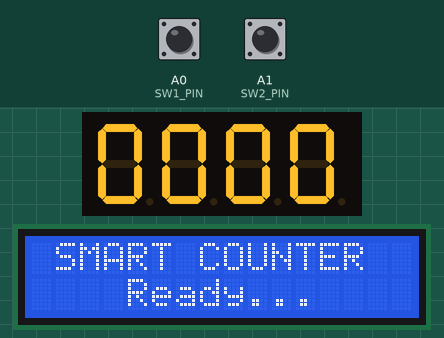
Recording of a sketch running on a simulated Arduino Uno, built with avr-gcc and run on an emulated ATmega328P. Shown: 4-digit seven-segment display, 16×2 character LCD. Wiring (inferred from the names in the program): 4-digit 7-segment display, segments lit when LOW: segments pin 2, pin 3, pin 4, pin 5, pin 6, pin 7, pin 8, pin 9; digit selects pin 10, pin 11, pin 12, pin 13. The inputs (shaded band) are chosen by the test bench; at power-on: A1 (SW2_PIN) HIGH, A0 (SW1_PIN) HIGH. The segment pins are drawn as the display they are named for.

Above: at 2.0 s.
2.1 s: A1 (SW2_PIN) pulled LOW for 0.15 s
At 2.6 s:
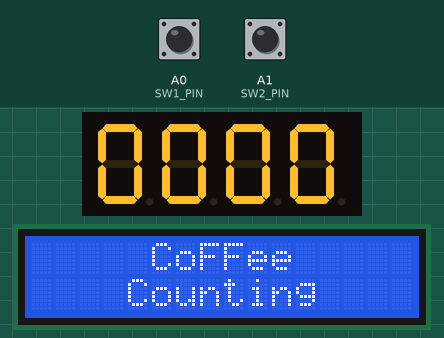
5.2 s: A0 (SW1_PIN) pulled LOW for 0.15 s
At 6.0 s:
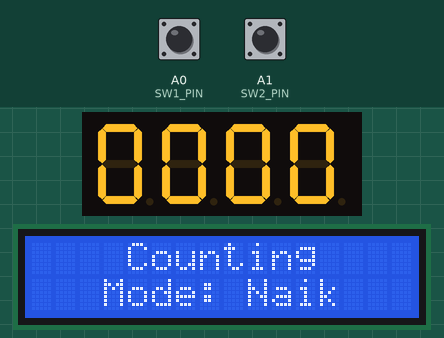
8.3 s: A1 (SW2_PIN) pulled LOW for 1 s
At 9.8 s:
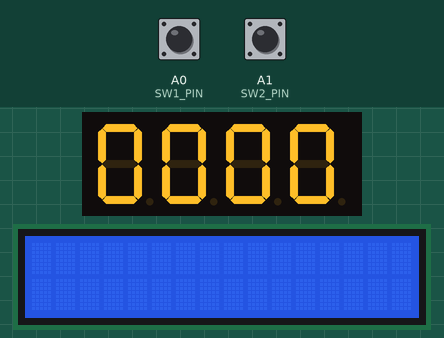
9.9 s: A0 (SW1_PIN) pulled LOW for 1 s
At 11.6 s:
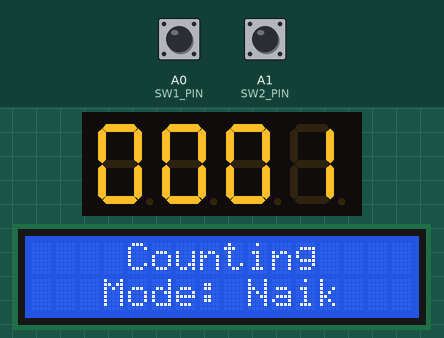
Timing chart, 0 to 13.1 s (numbered marks = the images above; inputs shaded):
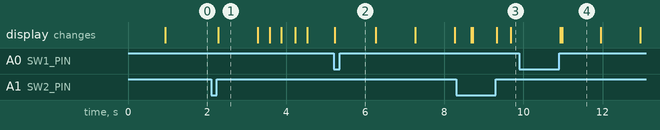

Measured:
- after the input at 2.1 s, the display: changes after 0.18 s (image 1)
- after the input at 5.2 s, the display: changes at once (image 2)
- after the input at 8.3 s, the display: first changes after 0.38 s (image 3 shows a later state)
- after the input at 9.9 s, the display: first changes after 1.0 s (image 4 shows a later state)
- what the display in image 1 shows lasts 1.0 s, from 2.3 s to 3.3 s

The sketch:

TUGAS3_7SEG_LCD16X2_PB_103.ino
```cpp
// ================== SMART COUNTER: 7-Seg + LCD + SW1/SW2 (Anti-Flicker v2, Centered LCD) ==================
#include <Arduino.h>
#include <Wire.h>
#include <LiquidCrystal_I2C.h>
#include <string.h>

LiquidCrystal_I2C lcd(0x27, 16, 2);

// ===== Pin 7-Segment =====
const int segA = 2, segB = 3, segC = 4, segD = 5, segE = 6, segF = 7, segG = 8, segDP = 9;
const int digit1 = 10, digit2 = 11, digit3 = 12, digit4 = 13;
int segPins[]   = {segA, segB, segC, segD, segE, segF, segG, segDP};
int digitPins[] = {digit1, digit2, digit3, digit4};

// ===== Tombol =====
const int SW1_PIN = A0;
const int SW2_PIN = A1;
const unsigned long DEBOUNCE_MS = 50;
const unsigned long HOLD_THRESHOLD_MS = 350; // pembeda klik vs hold (SW2)

// ===== Pola Angka (Common Anode: 0=ON, 1=OFF) =====
const uint8_t angka[10][8] = {
  {0,0,0,0,0,0,1,1}, {1,0,0,1,1,1,1,1}, {0,0,1,0,0,1,0,1},
  {0,0,0,0,1,1,0,1}, {1,0,0,1,1,0,0,1}, {0,1,0,0,1,0,0,1},
  {0,1,0,0,0,0,0,1}, {0,0,0,1,1,1,1,1}, {0,0,0,0,0,0,0,1},
  {0,0,0,0,1,0,0,1}
};

// ===== Setting =====
const int MAX_N_SW1 = 60;
const unsigned long UPDATE_SW1 = 1000;      // interval SW1 (ms)
const unsigned long PAUSE_DELAY = 3000;     // jeda 3 detik di 60
const unsigned long UPDATE_SW2 = 1000;      // interval SW2 (ms)
const unsigned long BLINK_TOTAL_MS = 1500;
const unsigned long BLINK_INTERVAL_MS = 300;
const bool LEADING_ZERO = true;

// ===== Variabel umum =====
int n = 0;
int savedValue = 0;
unsigned long lastUpdate = 0, pauseStart = 0;

bool blinkActive = false, blinkVisible = true;
unsigned long lastBlinkTick = 0, blinkStopAt = 0;

enum Mode { MODE_IDLE, MODE_SW1, MODE_SW2_RECORD, MODE_SW2_SAVED, MODE_SW2_PLAY, MODE_SW2_FINISH };
Mode mode = MODE_IDLE;

// ===== SW1 state machine: 0=Naik, 1=Pause di 60, 2=Turun, 3=Selesai =====
uint8_t sw1Phase = 3;

// Debounce & edge
int sw1Stable = HIGH, sw2Stable = HIGH, sw1PrevStable = HIGH, sw2PrevStable = HIGH;
unsigned long sw1LastChange = 0, sw2LastChange = 0;

// Press-timing SW2
unsigned long sw2PressStart = 0;

// ======================================================================
// Utility tombol
// ======================================================================
bool btnPress(int pin, int &stable, int &prev, unsigned long &last) {
  int raw = digitalRead(pin);
  unsigned long now = millis();
  if (raw != stable && (now - last) > DEBOUNCE_MS) {
    prev = stable; stable = raw; last = now;
    if (prev == HIGH && stable == LOW) return true; // falling edge
  }
  return false;
}
bool btnHold(int pin) { return digitalRead(pin) == LOW; }

// ======================================================================
// Blink timing
// ======================================================================
void startBlink() { blinkActive = true; blinkVisible = true; lastBlinkTick = millis(); blinkStopAt = millis() + BLINK_TOTAL_MS; }
bool blinkDone() { return millis() > blinkStopAt; }
bool shouldToggle() { return (millis() - lastBlinkTick) > BLINK_INTERVAL_MS; }

// ======================================================================
// LCD throttle + CENTERING (tanpa clear berulang)
// ======================================================================
char prevL1[17] = "", prevL2[17] = "";
unsigned long nextLcdOkAt = 0;

static void makeCentered(const char* in, char out[17]) {
  // Center string 'in' ke lebar 16, trim jika lebih dari 16
  size_t len = strlen(in);
  if (len > 16) len = 16;
  int leftPad = (16 - (int)len) / 2;
  if (leftPad < 0) leftPad = 0;
  // isi spasi
  for (int i = 0; i < 16; ++i) out[i] = ' ';
  // copy di tengah
  for (size_t i = 0; i < len; ++i) out[leftPad + i] = in[i];
  out[16] = '\0';
}

void lcdShowCentered(const char* l1, const char* l2) {
  unsigned long now = millis();
  if (now < nextLcdOkAt) return;       // throttle ~20 Hz
  nextLcdOkAt = now + 50;

  char buf1[17], buf2[17];
  makeCentered(l1, buf1);
  makeCentered(l2, buf2);

  if (strncmp(prevL1, buf1, 16) || strncmp(prevL2, buf2, 16)) {
    lcd.setCursor(0, 0); lcd.print(buf1);
    lcd.setCursor(0, 1); lcd.print(buf2);
    strncpy(prevL1, buf1, 16); prevL1[16] = 0;
    strncpy(prevL2, buf2, 16); prevL2[16] = 0;
  }
}

// ======================================================================
// 7-Segment: Double-buffer + Scanner non-blocking
// ======================================================================
volatile uint8_t activeDigits[4]  = {255,255,255,255};
volatile uint8_t pendingDigits[4] = {255,255,255,255};
volatile bool pendingDirty = false;

void setPendingFromN(int x, bool lead) {
  uint8_t p0=255,p1=255,p2=255,p3=0;
  if (x < 0) x = 0; if (x > 9999) x = 9999;
  int d0 = (x / 1000) % 10, d1 = (x / 100) % 10, d2 = (x / 10) % 10, d3 = x % 10;

  p0 = (lead || x >= 1000) ? d0 : 255;
  p1 = (lead || x >= 100  || d0) ? d1 : 255;
  p2 = (lead || x >= 10   || d0 || d1) ? d2 : 255;
  p3 = d3;

  noInterrupts();
  pendingDigits[0]=p0; pendingDigits[1]=p1; pendingDigits[2]=p2; pendingDigits[3]=p3;
  pendingDirty = true;
  interrupts();
}

// dwell ~0.8 ms/digit → ~312 Hz total
void scanDisplay() {
  static uint8_t idx = 0;
  static unsigned long t = 0;
  if ((micros() - t) < 800) return;
  t = micros();

  // Commit pending di boundary frame
  if (idx == 0 && pendingDirty) {
    noInterrupts();
    activeDigits[0]=pendingDigits[0];
    activeDigits[1]=pendingDigits[1];
    activeDigits[2]=pendingDigits[2];
    activeDigits[3]=pendingDigits[3];
    pendingDirty = false;
    interrupts();
  }

  // 1) Matikan semua digit
  for (int i = 0; i < 4; i++) digitalWrite(digitPins[i], LOW);

  // 2) Set pola segmen
  uint8_t digitVal = activeDigits[idx];
  if (digitVal <= 9) {
    for (int s = 0; s < 8; s++) digitalWrite(segPins[s], angka[digitVal][s]);
  } else {
    for (int s = 0; s < 8; s++) digitalWrite(segPins[s], HIGH); // blank
  }

  // 3) Nyalakan digit aktif
  digitalWrite(digitPins[idx], HIGH);

  // 4) Next digit
  idx = (idx + 1) & 0x03;
}

// ======================================================================
// Setup
// ======================================================================
void setup() {
  Wire.begin();
  Wire.setClock(400000); // percepat I2C (turunkan jika LCD bermasalah)

  for (int i = 0; i < 8; i++) { pinMode(segPins[i], OUTPUT); digitalWrite(segPins[i], HIGH); } // seg off
  for (int i = 0; i < 4; i++) { pinMode(digitPins[i], OUTPUT); digitalWrite(digitPins[i], LOW); } // digit off
  pinMode(SW1_PIN, INPUT_PULLUP);
  pinMode(SW2_PIN, INPUT_PULLUP);

  lcd.init(); lcd.backlight(); lcd.clear();
  lcdShowCentered("SMART COUNTER", "Ready...");
  delay(800);

  setPendingFromN(n, LEADING_ZERO);
}

// ======================================================================
// Loop
// ======================================================================
void loop() {
  unsigned long now = millis();

  // Edge & state tombol
  bool sw1Click = btnPress(SW1_PIN, sw1Stable, sw1PrevStable, sw1LastChange); // falling
  bool sw2Fall  = btnPress(SW2_PIN, sw2Stable, sw2PrevStable, sw2LastChange); // falling
  bool sw2Held  = btnHold(SW2_PIN);
  static bool sw2PrevHeld = false;
  bool sw2ReleaseEdge = (!sw2Held && sw2PrevHeld); // rising
  sw2PrevHeld = sw2Held;

  // ----- SW1: 0 -> 60 -> (pause 3s) -> 60 -> 0 -> stop -----
  if (sw1Click) {
    mode = MODE_SW1;
    n = 0;
    sw1Phase = 0;          // mulai naik
    lastUpdate = now;
    lcdShowCentered("Counting", "Mode: Naik");
  }

  if (mode == MODE_SW1) {
    switch (sw1Phase) {
      case 0: // Naik 0 -> 60
        if (now - lastUpdate >= UPDATE_SW1) {
          if (n < MAX_N_SW1) {
            n++;
            lcdShowCentered("Counting", "Mode: Naik");
            if (n >= MAX_N_SW1) {
              n = MAX_N_SW1;
              sw1Phase = 1;            // jeda
              pauseStart = now;
              // kalau ingin tetap "Mode: Naik" saat jeda, pakai baris di bawah:
              // lcdShowCentered("Counting", "Mode: Naik");
              // atau tampilkan "Pause":
              lcdShowCentered("Counting", "Mode: Pause");
            }
          }
          lastUpdate = now;
        }
        break;

      case 1: // Pause di 60
        if (now - pauseStart >= PAUSE_DELAY) {
          sw1Phase = 2;                // lanjut turun
          lastUpdate = now;
          lcdShowCentered("Counting", "Mode: Turun");
        }
        break;

      case 2: // Turun 60 -> 0
        if (now - lastUpdate >= UPDATE_SW1) {
          if (n > 0) {
            n--;
            lcdShowCentered("Counting", "Mode: Turun");
            if (n <= 0) {
              n = 0;
              sw1Phase = 3;            // selesai
              lcdShowCentered("Counting", "Mode: Selesai");
            }
          }
          lastUpdate = now;
        }
        break;

      case 3: // Selesai
        // LCD tetap "Counting" + "Mode: Selesai"
        break;
    }
  }

  // ====== SW2: Klik vs Hold pakai durasi ======
  if (sw2Fall) { sw2PressStart = now; }

  if (sw2Held && (now - sw2PressStart >= HOLD_THRESHOLD_MS) && mode != MODE_SW2_RECORD) {
    mode = MODE_SW2_RECORD;
    n = 0; lastUpdate = now;
    lcdShowCentered("Recording...", "Hold to Save");
  }

  if (mode == MODE_SW2_RECORD && sw2Held && now - lastUpdate >= UPDATE_SW2) {
    n++; if (n > 9999) n = 9999;
    lastUpdate = now;
    lcdShowCentered("Recording...", "Hold to Save");
  }

  if (sw2ReleaseEdge) {
    unsigned long dur = now - sw2PressStart;
    if (dur < HOLD_THRESHOLD_MS) {
      mode = MODE_SW2_PLAY;
      n = 0; lastUpdate = now;
      lcdShowCentered("CoFFee", "Counting");
    } else {
      savedValue = n;
      startBlink();
      mode = MODE_SW2_SAVED;
      lcdShowCentered("Saved!", " ");
    }
  }

  if (mode == MODE_SW2_SAVED && blinkActive) {
    if (shouldToggle()) { blinkVisible = !blinkVisible; lastBlinkTick = now; }
    if (blinkDone()) { blinkActive = false; blinkVisible = true; mode = MODE_IDLE; }
    if (blinkVisible) lcdShowCentered("Saved!", " ");
    else              lcdShowCentered(" ", " ");
  }

  if (mode == MODE_SW2_PLAY) {
    if (now - lastUpdate >= UPDATE_SW2) {
      if (n < savedValue) {
        n++;
        lcdShowCentered("CoFFee", "Counting");
      } else {
        mode = MODE_SW2_FINISH;
        startBlink();
      }
      lastUpdate = now;
    }
  }

  if (mode == MODE_SW2_FINISH && blinkActive) {
    if (shouldToggle()) { blinkVisible = !blinkVisible; lastBlinkTick = now; }
    if (blinkDone()) { blinkActive = false; blinkVisible = true; mode = MODE_IDLE; }
    if (blinkVisible) lcdShowCentered("Finish", "Take a Break!");
    else              lcdShowCentered(" ", " ");
  }

  // ===== Refresh 7-seg =====
  setPendingFromN(n, LEADING_ZERO);  // update buffer pending
  scanDisplay();                     // scanner commit di boundary frame
}
```
